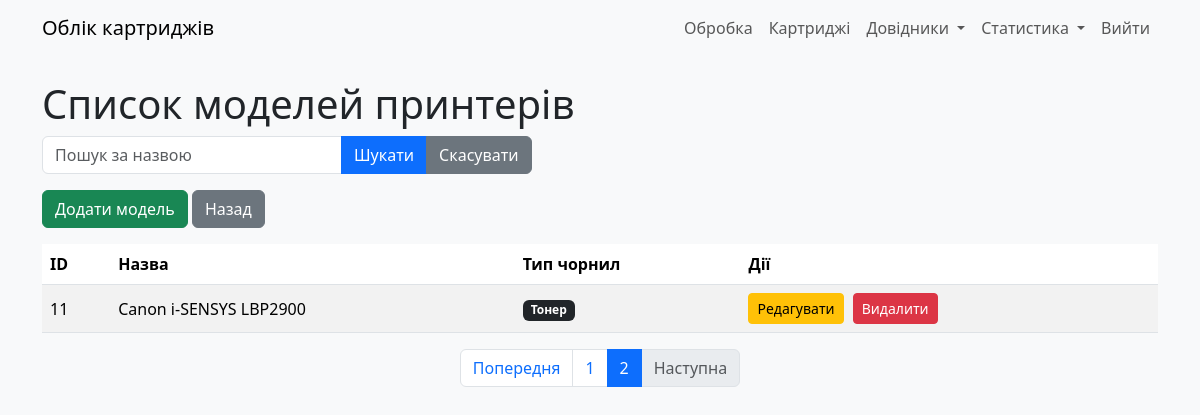
The app's page /printer_models?page=2&search= (signed in), older data.
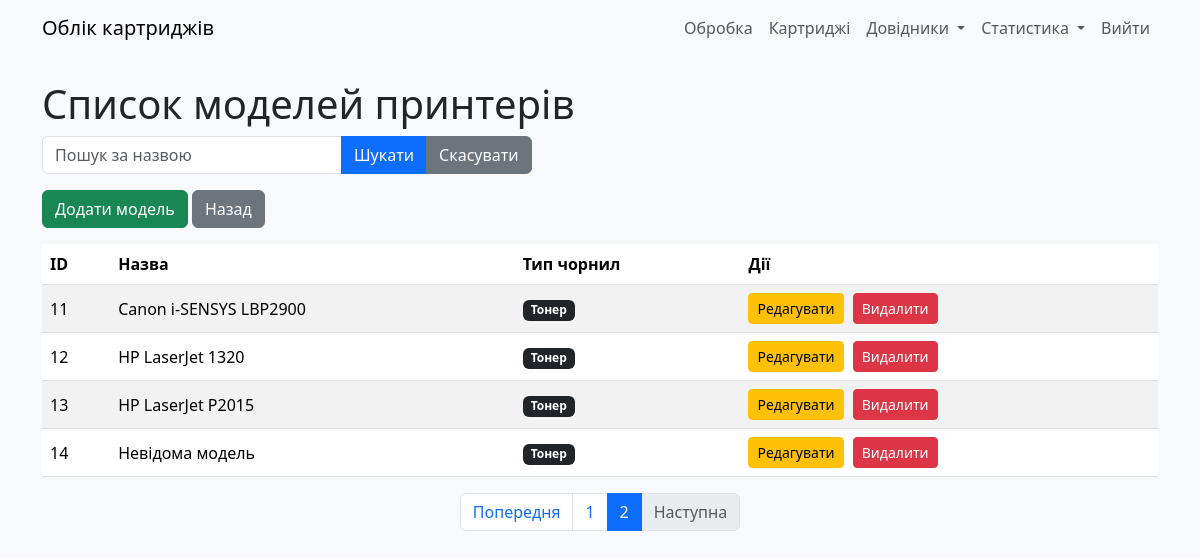
The same page, newer data.
### models.py (models this page shows)
class PrinterModel(db.Model):
    __tablename__ = "model_print"
    id: Mapped[int] = mapped_column(primary_key=True)
    model_name: Mapped[str] = mapped_column(String(30))
    ink_type: Mapped[int] = mapped_column(Integer, server_default=literal(0))
    user_updated: Mapped[int] = mapped_column(ForeignKey(User.id))
    time_updated: Mapped[DateTime] = mapped_column(DateTime, server_default=func.now())

### app.py (the view)
@app.route('/printer_models')
@login_required
def printer_models():
    search = request.args.get('search', '')
    page = request.args.get('page', 1, type=int)
    per_page = 10  # Кількість записів на сторінці
    query = PrinterModel.query.filter(PrinterModel.model_name.ilike(f'%{search}%'))
    pagination = query.paginate(page=page, per_page=per_page)
    return render_template('printer_models.html',
                           models=pagination.items,
                           pagination=pagination,
                           search=search)

### app.py (called while the page is built)
@login_manager.user_loader
def load_user(user_id):
    return User.query.get(int(user_id))

### templates/printer_models.html (shortened to what this page needs)
{% extends "base.html" %}
{% block content %}
    <h1>Список моделей принтерів</h1>
    <form method="GET" class="mb-3">
        <div class="input-group">
            <input type="text" name="search" class="form-control" placeholder="Пошук за назвою" value="{{ search }}">
            <button type="submit" class="btn btn-primary">Шукати</button>
            <a href="{{ url_for('printer_models') }}" class="btn btn-secondary">Скасувати</a>
        </div>
    </form>
    <div class="mb-3">
        <a href="{{ url_for('add_printer_model') }}" class="btn btn-success">Додати модель</a>
        <a href="{{ url_for('index') }}" class="btn btn-secondary">Назад</a>
    </div>
    <table class="table table-striped">
        <thead>
            <tr>
                <th>ID</th>
                <th>Назва</th>
                <th>Тип чорнил</th>
                <th>Дії</th>
            </tr>
        </thead>
        <tbody>
            {% for model in models %}
            <tr>
                <td>{{ model.id }}</td>
                <td>{{ model.model_name }}</td>
                <td>
                    {% if model.ink_type == 0 %}
                        <span class="badge bg-dark">Тонер</span>
                    {% elif model.ink_type == 1 %}
                        <span class="badge bg-primary">Рідкі чорнила</span>
                    {% else %}
                        <span class="badge bg-dark-purple">Стрічка</span>
                    {% endif %}
                </td>
                <td>
                    <a href="{{ url_for('edit_printer_model', model_id=model.id) }}" class="btn btn-warning btn-sm">Редагувати</a>
                    <form action="{{ url_for('delete_printer_model', model_id=model.id) }}" method="POST" class="d-inline" onsubmit="return confirm('Ви впевнені, що хочете видалити цю модель?');">
                        <button type="submit" class="btn btn-danger btn-sm">Видалити</button>
                    </form>
                </td>
            </tr>
            {% endfor %}
        </tbody>
    </table>
    <nav aria-label="Page navigation">
        <ul class="pagination justify-content-center">
            {% if pagination.has_prev %}
                <li class="page-item">
                    <a class="page-link" href="{{ url_for('printer_models', page=pagination.prev_num, search=search) }}">Попередня</a>
                </li>
            {% else %}
                <li class="page-item disabled">
                    <span class="page-link">Попередня</span>
                </li>
            {% endif %}
            {% for page_num in pagination.iter_pages() %}
                {% if page_num %}
                    {% if page_num == pagination.page %}
                        <li class="page-item active">
                            <span class="page-link">{{ page_num }}</span>
                        </li>
                    {% else %}
                        <li class="page-item">
                            <a class="page-link" href="{{ url_for('printer_models', page=page_num, search=search) }}">{{ page_num }}</a>
                        </li>
                    {% endif %}
                {% else %}
                    <li class="page-item disabled">
                        <span class="page-link">...</span>
                    </li>
                {% endif %}
            {% endfor %}
            {% if pagination.has_next %}
                <li class="page-item">
                    <a class="page-link" href="{{ url_for('printer_models', page=pagination.next_num, search=search) }}">Наступна</a>
                </li>
            {% else %}
                <li class="page-item disabled">
                    <span class="page-link">Наступна</span>
                </li>
            {% endif %}
        </ul>
    </nav>
{% endblock %}

### templates/base.html (shortened to what this page needs)
<!DOCTYPE html>
<html lang="uk">
<head>
    <link rel="stylesheet" href="{{ url_for('static', filename='css/bootstrap.min.css') }}">
    <link rel="stylesheet" href="{{ url_for('static', filename='css/style.css') }}">
</head>
<body>
    <nav class="navbar navbar-expand-lg navbar-light bg-light">
        <div class="container">
            <a class="navbar-brand" href="{{ url_for('index') }}">Облік картриджів</a>
            <div class="collapse navbar-collapse" id="navbarNav">
                <ul class="navbar-nav ms-auto">
                    {% if current_user.is_authenticated %}
                        <li class="nav-item">
                            <a class="nav-link" href="{{ url_for('processCartridge') }}" id="processCartridge">Обробка</a>
                        </li>
                        <li class="nav-item">
                            <a class="nav-link" href="{{ url_for('cartridges') }}">Картриджі</a>
                        </li>
                        <li class="nav-item dropdown">
                            <a class="nav-link dropdown-toggle" href="#" id="navbarDropdownRefs" role="button" data-bs-toggle="dropdown" aria-expanded="false">
                                Довідники
                            </a>
                        </li>
                        <li class="nav-item dropdown">
                            <a class="nav-link dropdown-toggle" href="#" id="navbarDropdownStats" role="button" data-bs-toggle="dropdown" aria-expanded="false">
                                Статистика
                            </a>
                        </li>
                        <li class="nav-item">
                            <a class="nav-link" href="{{ url_for('logout') }}">Вийти</a>
                        </li>
                    {% else %}
                        <li class="nav-item">
                            <a class="nav-link" href="{{ url_for('login') }}">Увійти</a>
                        </li>
                    {% endif %}
                </ul>
            </div>
        </div>
    </nav>
    <div class="container mt-4">
        {% block content %}{% endblock %}
    </div>
</body>
</html>

### static/css/style.css (style rules this page uses)
body { background-color: #f8f9fa; }
.table th, .table td { vertical-align: middle; }
.form-control, .form-select { max-width: 300px; }
.btn-sm { margin-right: 5px; }
.navbar-nav .nav-link { padding-left: 10px; padding-right: 10px; }

Row changes from the older to the newer data that the page shows:
added PrinterModel: id "12", model_name "HP LaserJet 1320", ink_type "Тонер"
added PrinterModel: id "13", model_name "HP LaserJet P2015", ink_type "Тонер"
added PrinterModel: id "14", model_name "Невідома модель", ink_type "Тонер"
